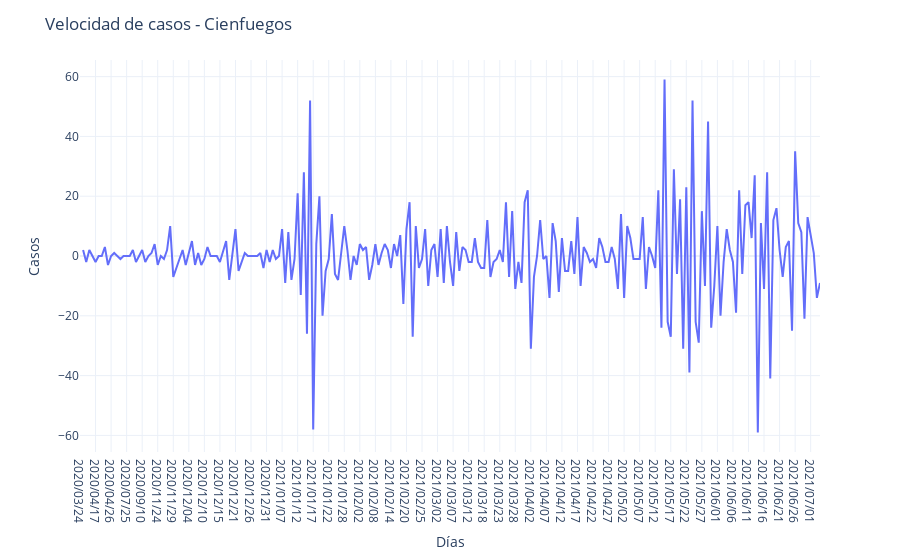

Notebook code cell kept with this figure:
### Code cell
fig = px.line(cfg, x="Date", y="vel", template=chartTemplate)

fig.update_layout({"title": 'Velocidad de casos - Cienfuegos',
                   "xaxis": {"title":"Días"},
                   "yaxis": {"title":"Casos"}})
                   #"showlegend": False})
ffig.show()

### Figure 1 — Plotly figure (JSON) as saved in the notebook; plotly's stock layout.template omitted (floating-point values rounded to 4 significant figures; data arrays with more than 128 entries replaced by an {"elided": "..."} marker saying what was removed)
{"data": [{"hovertemplate": "Date=%{x}<br>vel=%{y}<extra></extra>", "legendgroup": "", "line": {"color": "#636efa", "dash": "solid"}, "mode": "lines", "name": "", "orientation": "v", "showlegend": false, "type": "scatter", "x": {"elided": "239 str values"}, "xaxis": "x", "y": {"elided": "239 int values"}, "yaxis": "y"}], "layout": {"legend": {"tracegroupgap": 0}, "margin": {"t": 60}, "title": {"text": "Velocidad de casos - Cienfuegos"}, "xaxis": {"anchor": "y", "domain": [0, 1], "title": {"text": "Días"}}, "yaxis": {"anchor": "x", "domain": [0, 1], "title": {"text": "Casos"}}}}
